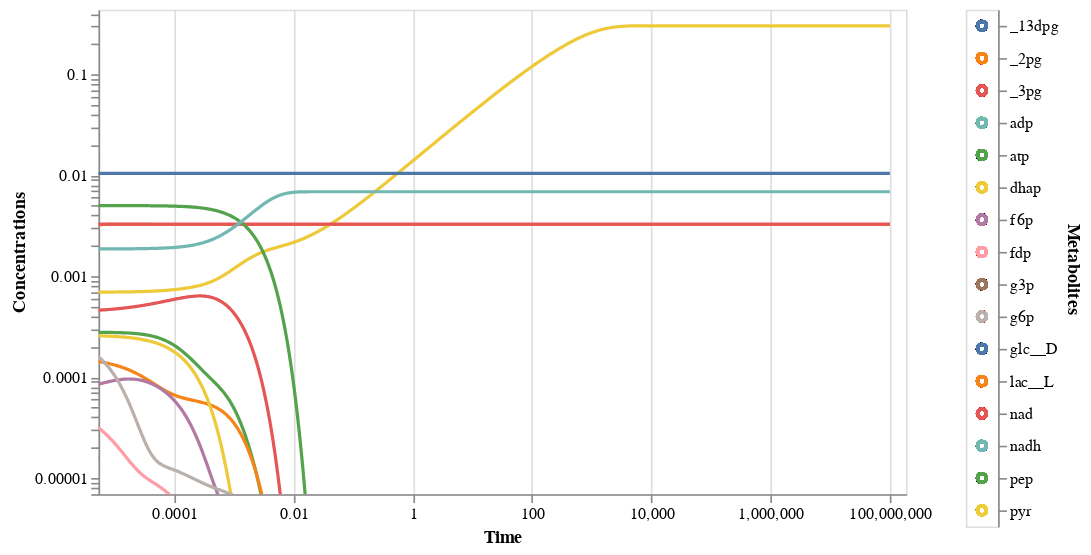

Notebook code for this chart:
### Code cell
view_all_conc_sol(conc_sol,plot_type='logxlogy')

### Figure 1 — Vega-Lite specification as saved in the notebook (floating-point values rounded to 4 significant figures; data arrays with more than 128 entries replaced by an {"elided": "..."} marker saying what was removed)
{"config": {"view": {"continuousWidth": 400, "continuousHeight": 300}}, "hconcat": [{"mark": {"type": "line", "clip": true}, "encoding": {"color": {"condition": {"field": "Metabolites", "legend": null, "type": "nominal", "selection": "selector001"}, "value": "lightgray"}, "tooltip": [{"field": "Metabolites", "type": "nominal"}, {"field": "Time", "type": "quantitative"}, {"field": "Concentrations", "type": "quantitative"}], "x": {"axis": {"tickCount": 5}, "field": "Time", "scale": {"domain": [1e-05, 100000000.0], "padding": 10, "type": "log"}, "title": "Time", "type": "quantitative"}, "y": {"axis": {"grid": false, "tickCount": 5}, "field": "Concentrations", "scale": {"domain": [1e-05, 0.304], "padding": 10, "type": "log"}, "title": "Concentrations", "type": "quantitative"}}, "height": 300, "selection": {"selector002": {"type": "interval", "bind": "scales", "encodings": ["x", "y"]}}, "width": 500}, {"mark": "point", "encoding": {"color": {"condition": {"field": "Metabolites", "legend": null, "type": "nominal", "selection": "selector001"}, "value": "lightgray"}, "y": {"axis": {"orient": "right"}, "field": "Metabolites", "type": "nominal"}}, "selection": {"selector001": {"type": "multi", "fields": ["Metabolites"]}}}], "data": {"name": "data-46f3e03f67caf664ebeff24888c06f77"}, "$schema": "https://vega.github.io/schema/vega-lite/v4.17.0.json", "datasets": {"data-46f3e03f67caf664ebeff24888c06f77": {"elided": "21600 records"}}}
